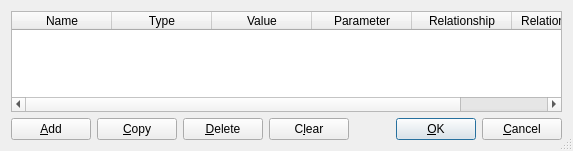
<ui version="4.0" >
 <class>PageItemAttributes</class>
 <widget class="QDialog" name="PageItemAttributes" >
  <property name="geometry" >
   <rect>
    <x>0</x>
    <y>0</y>
    <width>573</width>
    <height>151</height>
   </rect>
  </property>
  <property name="windowTitle" >
   <string>Page Item Attributes</string>
  </property>
  <property name="sizeGripEnabled" >
   <bool>true</bool>
  </property>
  <layout class="QVBoxLayout" >
   <item>
    <widget class="QTableWidget" name="attributesTable" >
     <column>
      <property name="text" >
       <string>Name</string>
      </property>
     </column>
     <column>
      <property name="text" >
       <string>Type</string>
      </property>
     </column>
     <column>
      <property name="text" >
       <string>Value</string>
      </property>
     </column>
     <column>
      <property name="text" >
       <string>Parameter</string>
      </property>
     </column>
     <column>
      <property name="text" >
       <string>Relationship</string>
      </property>
     </column>
     <column>
      <property name="text" >
       <string>Relationship To</string>
      </property>
     </column>
    </widget>
   </item>
   <item>
    <layout class="QHBoxLayout" >
     <item>
      <widget class="QPushButton" name="addButton" >
       <property name="text" >
        <string>&amp;Add</string>
       </property>
       <property name="shortcut" >
        <string>Alt+A</string>
       </property>
      </widget>
     </item>
     <item>
      <widget class="QPushButton" name="copyButton" >
       <property name="text" >
        <string>&amp;Copy</string>
       </property>
       <property name="shortcut" >
        <string>Alt+C</string>
       </property>
      </widget>
     </item>
     <item>
      <widget class="QPushButton" name="deleteButton" >
       <property name="text" >
        <string>&amp;Delete</string>
       </property>
       <property name="shortcut" >
        <string>Alt+D</string>
       </property>
      </widget>
     </item>
     <item>
      <widget class="QPushButton" name="clearButton" >
       <property name="text" >
        <string>C&amp;lear</string>
       </property>
       <property name="shortcut" >
        <string>Alt+L</string>
       </property>
      </widget>
     </item>
     <item>
      <spacer>
       <property name="orientation" >
        <enum>Qt::Horizontal</enum>
       </property>
       <property name="sizeType" >
        <enum>QSizePolicy::Expanding</enum>
       </property>
       <property name="sizeHint" >
        <size>
         <width>90</width>
         <height>20</height>
        </size>
       </property>
      </spacer>
     </item>
     <item>
      <widget class="QPushButton" name="okButton" >
       <property name="text" >
        <string>&amp;OK</string>
       </property>
       <property name="shortcut" >
        <string/>
       </property>
       <property name="autoDefault" >
        <bool>true</bool>
       </property>
       <property name="default" >
        <bool>true</bool>
       </property>
      </widget>
     </item>
     <item>
      <widget class="QPushButton" name="cancelButton" >
       <property name="text" >
        <string>&amp;Cancel</string>
       </property>
       <property name="shortcut" >
        <string/>
       </property>
       <property name="autoDefault" >
        <bool>true</bool>
       </property>
      </widget>
     </item>
    </layout>
   </item>
  </layout>
 </widget>
 <layoutdefault spacing="6" margin="11" />
 <pixmapfunction>qPixmapFromMimeSource</pixmapfunction>
 <includes>
  <include location="local" >pagestructs.h</include>
 </includes>
 <resources/>
 <connections/>
</ui>
